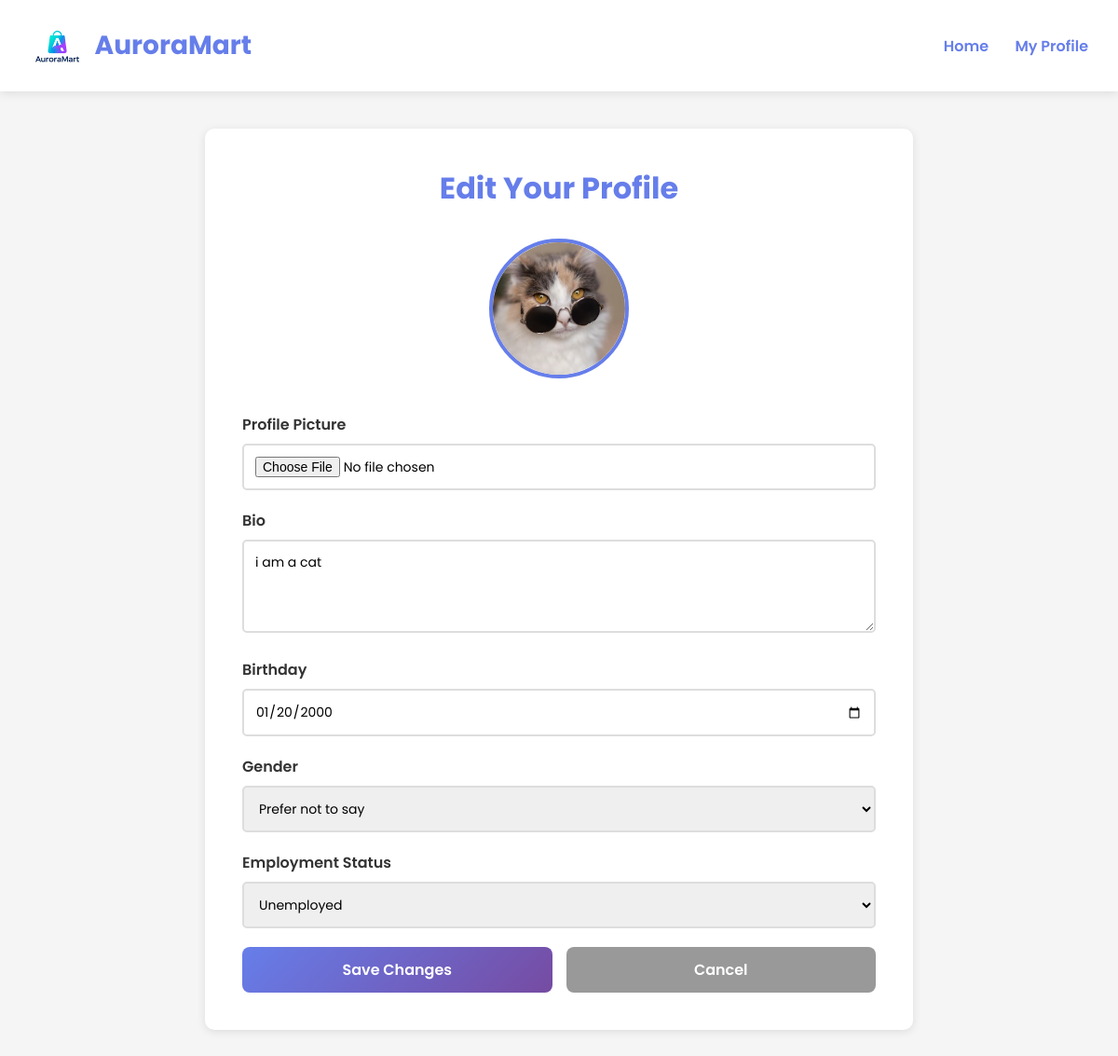
Screenshot of /accounts/profile/edit/ (signed in) with the database file from the repository.
### storefront/models.py (models this page shows, shortened)
class Customer(models.Model):
    GENDER_CHOICES = [
        ('M', 'Male'),
        ('F', 'Female'),
        ('P', 'Prefer not to say'),
    ]
    EMPLOYMENT_CHOICES = [
        ('Employed', 'Employed'),
        ('Self-Employed', 'Self-Employed'),
        ('Unemployed', 'Unemployed'),
        ('Student', 'Student'),
    ]
    INCOME_CHOICES = [
        ('Below 30k', 'Below 30k'),
        ('30k-60k', '30k-60k'),
        ('60k-100k', '60k-100k'),
        ('Above 100k', 'Above 100k'),
    ]
    user = models.OneToOneField(User, on_delete=models.CASCADE)
    profile_picture = models.ImageField(upload_to='profiles/', blank=True, null=True)
    bio = models.TextField(max_length=500, blank=True, null=True)
    birthday = models.DateField(null=True, blank=True)
    age = models.IntegerField(null=True, blank=True)
    gender = models.CharField(max_length=1, choices=GENDER_CHOICES, default='P')
    employment_status = models.CharField(max_length=50, choices=EMPLOYMENT_CHOICES, default='Employed')
    income_range = models.CharField(max_length=20, choices=INCOME_CHOICES, default='Below 30k')
    preferred_category = models.CharField(max_length=100, null=True, blank=True)
    created_at = models.DateTimeField(auto_now_add=True)

### accounts/views.py (the view, shortened to what this page needs)
# urls.py: path('profile/edit/', views.edit_profile, name='edit_profile'),
@login_required
def edit_profile(request):
    storage = messages.get_messages(request)
    storage.used = True
    customer = getattr(request.user, 'customer', None)
    return render(request, 'accounts/edit_profile.html', {'customer': customer})

### accounts/templates/accounts/edit_profile.html (shortened to what this page needs)
<!DOCTYPE html>
<html lang="en">
<head>
    {% load static %}
</head>
<body>
    <header>
        <nav>
            <a href="{% url 'storefront:index' %}" class="logo">
                <img src="{% static 'img/auroramart_logo.png' %}" alt="AuroraMart">
                AuroraMart
            </a>
            <div>
                <a href="{% url 'storefront:index' %}">Home</a>
                <a href="{% url 'accounts:profile' %}">My Profile</a>
            </div>
        </nav>
    </header>
    <div class="container">
        <div class="profile-card">
            <h1>Edit Your Profile</h1>
            <div class="profile-picture">
                {% if customer and customer.profile_picture %}
                    <img src="{{ customer.profile_picture.url }}" alt="Profile Picture">
                {% else %}
                    <div class="no-picture">👤</div>
                {% endif %}
            </div>
            <form method="post" enctype="multipart/form-data">
                <div class="form-group">
                    <label for="profile_picture">Profile Picture</label>
                    <input type="file" id="profile_picture" name="profile_picture" accept="image/*">
                </div>
                <div class="form-group">
                    <label for="bio">Bio</label>
                    <textarea id="bio" name="bio" placeholder="Tell us about yourself...">{{ customer.bio|default:'' }}</textarea>
                </div>
                <div class="form-group">
                    <label for="birthday">Birthday</label>
                    <input type="date" id="birthday" name="birthday" value="{{ customer.birthday|date:'Y-m-d' }}">
                </div>
                <div class="form-group">
                    <label for="gender">Gender</label>
                    <select id="gender" name="gender">
                        <option value="P" {% if customer.gender == 'P' or not customer.gender %}selected{% endif %}>Prefer not to say</option>
                    </select>
                </div>
                <div class="form-group">
                    <label for="employment_status">Employment Status</label>
                    <select id="employment_status" name="employment_status">
                        <option value="Unemployed" {% if customer.employment_status == 'Unemployed' %}selected{% endif %}>Unemployed</option>
                    </select>
                </div>
                <div style="display: flex; gap: 15px; align-items: center; margin-top: 20px;">
                    <button type="submit" class="btn-primary" style="margin-top: 0; flex: 1;">Save Changes</button>
                    <a href="{% url 'accounts:profile' %}" class="btn-secondary" style="margin-top: 0; flex: 1; text-align: center;">Cancel</a>
                </div>
            </form>
        </div>
    </div>
</body>
</html>

### accounts/templates/accounts/edit_profile.html (style rules this page uses)
* { margin: 0; padding: 0; box-sizing: border-box; }
body { font-family: 'Poppins', sans-serif; background-color: #f5f5f5; }
header { background: white; color: #667eea; padding: 20px 0; box-shadow: 0 2px 10px rgba(0,0,0,0.1); }
nav { max-width: 1200px; margin: 0 auto; padding: 0 20px; display: flex; justify-content: space-between; align-items: center; }
nav a { color: #667eea; text-decoration: none; font-weight: 600; padding: 8px 12px; border-radius: 8px; transition: all 0.3s ease; }
.logo { font-size: 28px; font-weight: 700; display: flex; align-items: center; }
.logo img { height: 40px; vertical-align: middle; margin-right: 10px; }
.container { max-width: 800px; margin: 0 auto; padding: 40px 20px; }
.profile-card { background: white; border-radius: 10px; padding: 40px; box-shadow: 0 2px 10px rgba(0,0,0,0.1); }
h1 { color: #667eea; margin-bottom: 30px; text-align: center; }
.profile-picture { text-align: center; margin-bottom: 30px; }
.profile-picture img { width: 150px; height: 150px; border-radius: 50%; object-fit: cover; border: 4px solid #667eea; }
.form-group { margin-bottom: 20px; }
label { display: block; margin-bottom: 8px; font-weight: 600; color: #333; font-family: 'Poppins', sans-serif; }
input, select, textarea { width: 100%; padding: 12px; border: 2px solid #ddd; border-radius: 5px; font-size: 14px; font-family: 'Poppins', sans-serif; }
textarea { height: 100px; resize: vertical; }
.btn-primary { background: linear-gradient(135deg, #667eea 0%, #764ba2 100%); color: white; padding: 12px 24px; border: none; border-radius: 8px; font-size: 16px; font-weight: 600; font-family: 'Poppins', sans-serif; cursor: pointer; text-decoration: none; display: inline-block; margin-top: 20px; transition: all 0.3s ease; }
.btn-secondary { background: #999; color: white; padding: 12px 24px; border: none; border-radius: 8px; font-size: 16px; font-weight: 600; font-family: 'Poppins', sans-serif; cursor: pointer; text-decoration: none; display: inline-block; margin-top: 10px; transition: all 0.3s ease; }

### rows the page displays
Customer: profile_picture (picture), bio "i am a cat", birthday "01/20/2000", gender "Prefer not to say", employment_status "Unemployed"
